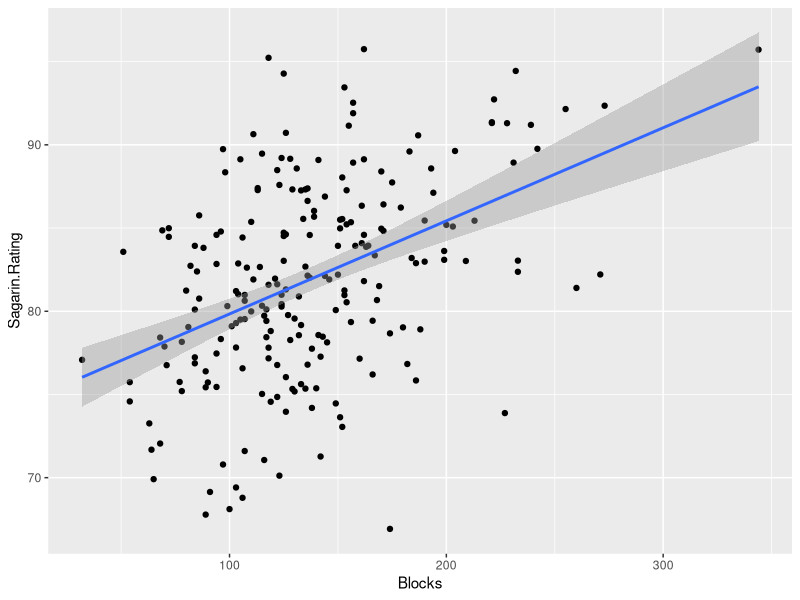
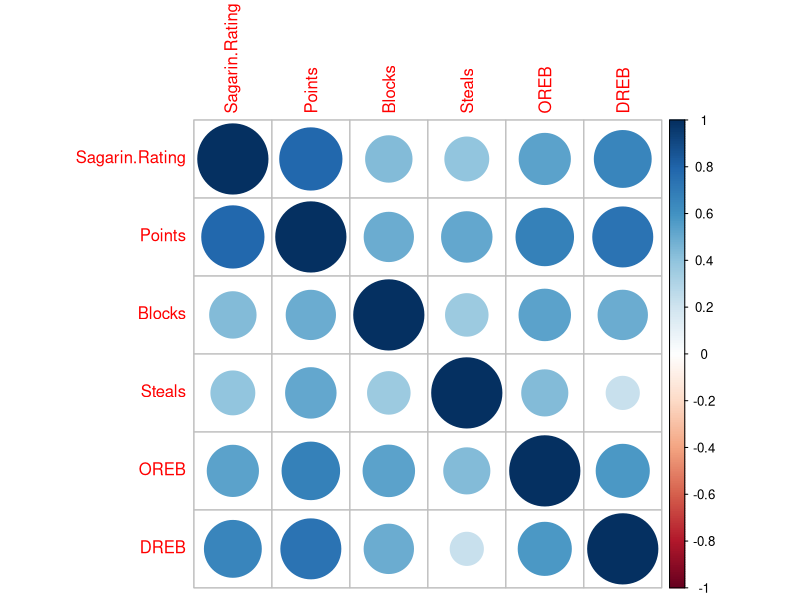

The R script that drew these images, in order:
library(ggplot2)
bball <- read.csv("Basketball.csv")
model1 <- lm(Sagarin.Rating ~ Blocks, data = bball)
summary(model1)

#make predictions using linear model
#using model, make a prediction for blocks = 100
predict.lm(model1, data.frame(Blocks = 100), interval = "confidence")

ggplot(bball, aes(Blocks, Sagarin.Rating)) + geom_point() + geom_smooth(method = "lm")

# make ugly output from model look nicer
library(broom)
library(knitr)
kable(tidy(model1))

#make correlation matrix plots
library(corrplot)
library(tidyverse)
bball2 <- bball %>% select(Sagarin.Rating, Points, Blocks, Steals, OREB, DREB)
  
# shows the correlations 
corrplot(cor(bball2))

model2 <- lm(Sagarin.Rating ~ Blocks, data = bball)
bball.model <- bball %>% 
  group_by(Year, Conference) %>%
  do(model.output = lm(Sagarin.Rating ~ Blocks, data = .))
  
# period says take everything before the pipe operator and stick it there
# do() like summarize()


# libear models for each year and each conference
bball.model %>%
  summarize(r.sq.values = summary(model.output)$r.squared)

bball %>%
  mutate(FTPercent = FTM/FTA)

multiple.model <- lm(Sagarin.Rating ~ Blocks + Steals + OREB, data = bball)
  
summary(multiple.model)
  

# 
  
  
  
  


